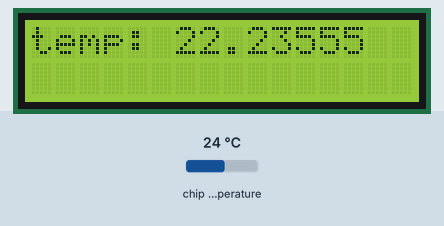
Recording of a program running on a simulated Raspberry Pi Pico running MicroPython. Shown: 16×2 character LCD. Inputs (shaded band) come from the test bench; at power-on: chip temperature 24 °C. Library files of the repository ran but are not shown: lcd_api.py.

Above: at 1.2 s.
1.3 s: chip temperature set to 1 °C
At 2.7 s:
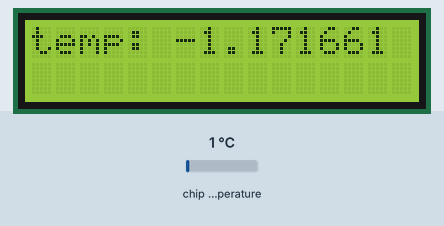
7.3 s: chip temperature set to 11 °C
At 8.8 s:
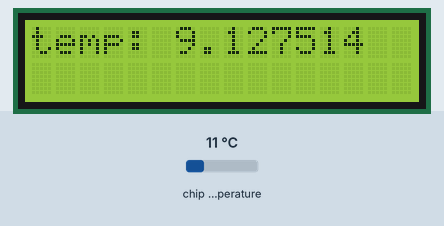
11.6 s: chip temperature set to 22 °C
At 12.5 s:
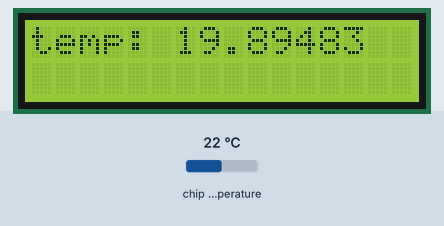
Timing chart, 0 to 14.6 s (numbered marks = the images above; inputs shaded):
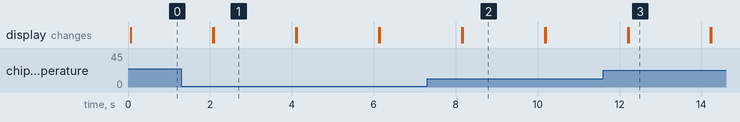

The program:

printTemperatureI2Clcd.PY
```python
from machine import I2C
from lcd_api import LcdApi
from i2c_lcd import I2cLcd
import utime

I2C_ADDR     = 0x27
I2C_NUM_ROWS = 2
I2C_NUM_COLS = 16

sda = machine.Pin(0)
scl = machine.Pin(1)
i2c = I2C(0, sda=sda, scl=scl, freq=400000)
lcd = I2cLcd(i2c, I2C_ADDR, I2C_NUM_ROWS, I2C_NUM_COLS)

adc = machine.ADC(4)
conversion_factor = 3.3 / (65535)

while True:
    reading = adc.read_u16() * conversion_factor
    temperature = 25 - (reading - 0.706)/0.001721
    lcd.clear()
    out_string = 'temp: ' + str(temperature)
    lcd.putstr(out_string)
    utime.sleep(2)
```

Measured:
- after the input at 1.3 s, the display: first differs from a run without the input after 0.80 s (image 1)
- after the input at 7.3 s, the display: first differs from a run without the input after 0.87 s (image 2)
- after the input at 11.6 s, the display: first differs from a run without the input after 0.62 s (image 3)
- what the display in image 1 shows lasts 2.0 s, from 2.1 s to 4.1 s
